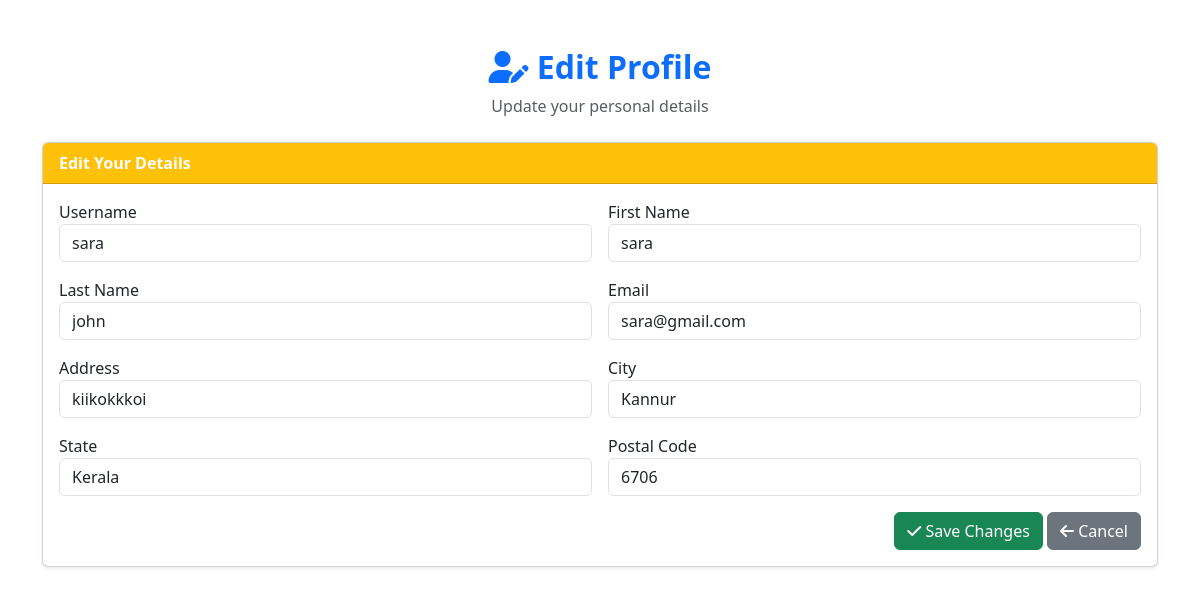
The page /edit_profile/1 on the database its author committed.
### user/models.py (models this page shows)
class reg(models.Model):
    user=models.OneToOneField(User,on_delete=models.CASCADE)
    address=models.TextField()
    city=models.CharField(max_length=18)
    postalcode=models.CharField(max_length=4)
    state=models.CharField(max_length=18)

### user/views.py (the view, shortened to what this page needs)
# urls.py: path('edit_profile/<int:id>',views.edit_profile,name='edit_profile'),
def edit_profile(request, id):
    profile = get_object_or_404(reg, id=id)  # Get the user's profile
    user = profile.user  # Associated User object
    return render(request, 'user/editprofile.html', {'profile': profile})

### template/user/editprofile.html (shortened to what this page needs)
{% load static %}
<!DOCTYPE html>
<html lang="en">
<head>
    <link href="https://cdn.jsdelivr.net/npm/bootstrap@5.3.3/dist/css/bootstrap.min.css" rel="stylesheet">
    <link href="https://cdnjs.cloudflare.com/ajax/libs/font-awesome/6.4.2/css/all.min.css" rel="stylesheet">
</head>
<body>
<div class="container mt-5">
    <div class="text-center mb-4">
        <h2 class="text-primary fw-bold"><i class="fa-solid fa-user-pen"></i> Edit Profile</h2>
        <p class="text-muted">Update your personal details</p>
    </div>
    <div class="card shadow-sm">
        <div class="card-header bg-warning text-white fw-bold">
            Edit Your Details
        </div>
        <div class="card-body">
            <form method="POST">
                <div class="row g-3">
                    <div class="col-md-6">
                        <label>Username</label>
                        <input type="text" name="username" class="form-control" value="{{ profile.user.username }}">
                    </div>
                    <div class="col-md-6">
                        <label>First Name</label>
                        <input type="text" name="first_name" class="form-control" value="{{ profile.user.first_name }}">
                    </div>
                    <div class="col-md-6">
                        <label>Last Name</label>
                        <input type="text" name="last_name" class="form-control" value="{{ profile.user.last_name }}">
                    </div>
                    <div class="col-md-6">
                        <label>Email</label>
                        <input type="email" name="email" class="form-control" value="{{ profile.user.email }}">
                    </div>
                    <div class="col-md-6">
                        <label>Address</label>
                        <input type="text" name="address" class="form-control" value="{{ profile.address }}">
                    </div>
                    <div class="col-md-6">
                        <label>City</label>
                        <input type="text" name="city" class="form-control" value="{{ profile.city }}">
                    </div>
                    <div class="col-md-6">
                        <label>State</label>
                        <input type="text" name="state" class="form-control" value="{{ profile.state }}">
                    </div>
                    <div class="col-md-6">
                        <label>Postal Code</label>
                        <input type="text" name="postalcode" class="form-control" value="{{ profile.postalcode }}">
                    </div>
                </div>
                <div class="text-end mt-3">
                    <button type="submit" class="btn btn-success">
                        <i class="fa-solid fa-check"></i> Save Changes
                    </button>
                    <a href="{% url 'viewprofile' %}" class="btn btn-secondary">
                        <i class="fa-solid fa-arrow-left"></i> Cancel
                    </a>
                </div>
            </form>
        </div>
    </div>
</div>
</body>
</html>

### rows shown on the page
reg: username "sara", first_name "sara", last_name "john", email "sara@gmail.com", address "kiikokkkoi", city "Kannur", state "Kerala", postalcode "6706"
